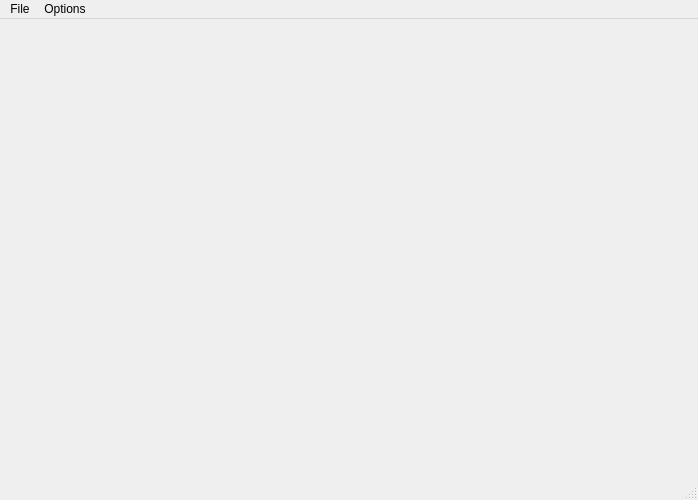
<?xml version="1.0" encoding="UTF-8"?>
<ui version="4.0">
 <class>QtModelViewerClass</class>
 <widget class="QMainWindow" name="QtModelViewerClass">
  <property name="geometry">
   <rect>
    <x>0</x>
    <y>0</y>
    <width>698</width>
    <height>500</height>
   </rect>
  </property>
  <property name="windowTitle">
   <string>QtModelViewer</string>
  </property>
  <widget class="QWidget" name="centralWidget"/>
  <widget class="QMenuBar" name="menuBar">
   <property name="geometry">
    <rect>
     <x>0</x>
     <y>0</y>
     <width>698</width>
     <height>21</height>
    </rect>
   </property>
   <widget class="QMenu" name="menuFile">
    <property name="title">
     <string>File</string>
    </property>
    <addaction name="actionOpen"/>
    <addaction name="actionSave_As"/>
    <addaction name="separator"/>
    <addaction name="actionExit"/>
   </widget>
   <widget class="QMenu" name="menuExtra">
    <property name="title">
     <string>Options</string>
    </property>
    <addaction name="actionOptimize_lodels_on_load"/>
   </widget>
   <addaction name="menuFile"/>
   <addaction name="menuExtra"/>
  </widget>
  <widget class="QStatusBar" name="statusBar"/>
  <action name="actionExit">
   <property name="text">
    <string>Exit</string>
   </property>
  </action>
  <action name="actionOpen">
   <property name="text">
    <string>Open</string>
   </property>
  </action>
  <action name="actionSave_As">
   <property name="enabled">
    <bool>false</bool>
   </property>
   <property name="text">
    <string>Save As ...</string>
   </property>
  </action>
  <action name="actionOptimize_lodels_on_load">
   <property name="checkable">
    <bool>true</bool>
   </property>
   <property name="checked">
    <bool>true</bool>
   </property>
   <property name="text">
    <string>Optimize lodels on load</string>
   </property>
  </action>
 </widget>
 <layoutdefault spacing="6" margin="11"/>
 <resources/>
 <connections>
  <connection>
   <sender>actionExit</sender>
   <signal>triggered()</signal>
   <receiver>QtModelViewerClass</receiver>
   <slot>close()</slot>
   <hints>
    <hint type="sourcelabel">
     <x>-1</x>
     <y>-1</y>
    </hint>
    <hint type="destinationlabel">
     <x>299</x>
     <y>199</y>
    </hint>
   </hints>
  </connection>
 </connections>
 <slots>
  <slot>saveModelDialog()</slot>
 </slots>
</ui>
